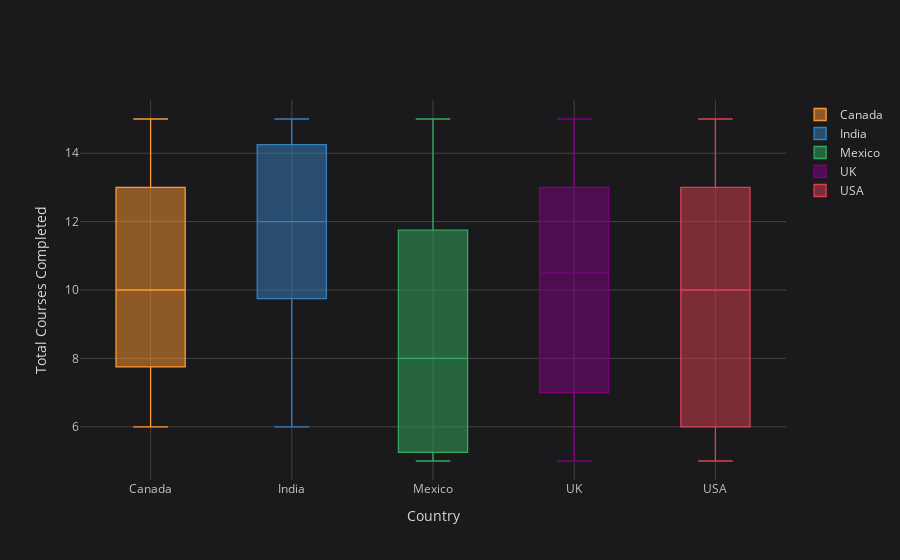

Source (notebook cell):
### Markdown cell above
##### Boxplot multiple

### Code cell
df_csv_pivot.iplot(kind='box',
                   xTitle='Country',
                   yTitle='Total Courses Completed',)

### Figure 1 — Plotly figure (JSON) as saved in the notebook; plotly's stock layout.template omitted (floating-point values rounded to 4 significant figures)
{"data": [{"boxpoints": false, "line": {"width": 1.3}, "marker": {"color": "rgba(255, 153, 51, 1.0)"}, "name": "Canada", "orientation": "v", "type": "box", "y": [null, null, null, null, null, null, null, null, null, null, null, null, null, null, null, null, 8, 6, 13, 13, 6, 10, 6, 9, 9, 8, 13, 7, 12, 11, 10, 14, 15]}, {"boxpoints": false, "line": {"width": 1.3}, "marker": {"color": "rgba(55, 128, 191, 1.0)"}, "name": "India", "orientation": "v", "type": "box", "y": [null, null, null, null, null, null, null, null, null, null, null, null, 12, 10, 15, 15, 9, 14, 6, 13, 11, 15, 13, 15, 8, 10, 15, 10, 12, 9, 12, 14, 6]}, {"boxpoints": false, "line": {"width": 1.3}, "marker": {"color": "rgba(50, 171, 96, 1.0)"}, "name": "Mexico", "orientation": "v", "type": "box", "y": [null, null, null, null, null, null, null, null, null, null, null, null, null, null, null, null, null, null, 5, 12, 15, 5, 6, 12, 11, 5, 5, 8, 6, 9, 15, 10, 6]}, {"boxpoints": false, "line": {"width": 1.3}, "marker": {"color": "rgba(128, 0, 128, 1.0)"}, "name": "UK", "orientation": "v", "type": "box", "y": [null, null, null, null, null, null, null, null, null, null, null, null, null, null, null, null, null, null, null, 9, 5, 7, 15, 14, 5, 13, 10, 13, 7, 11, 9, 12, 13]}, {"boxpoints": false, "line": {"width": 1.3}, "marker": {"color": "rgba(219, 64, 82, 1.0)"}, "name": "USA", "orientation": "v", "type": "box", "y": [6, 14, 10, 6, 14, 10, 10, 8, 7, 10, 6, 15, 13, 11, 9, 6, 11, 15, 5, 13, 5, 5, 14, 12, 12, 5, 6, 13, 13, 7, 7, 6, 8]}], "layout": {"legend": {"bgcolor": "#1A1A1C", "font": {"color": "#D9D9D9"}}, "paper_bgcolor": "#1A1A1C", "plot_bgcolor": "#1A1A1C", "title": {"font": {"color": "#D9D9D9"}}, "xaxis": {"gridcolor": "#434343", "showgrid": true, "tickfont": {"color": "#C2C2C2"}, "title": {"font": {"color": "#D9D9D9"}, "text": "Country"}, "zerolinecolor": "#666570"}, "yaxis": {"gridcolor": "#434343", "showgrid": true, "tickfont": {"color": "#C2C2C2"}, "title": {"font": {"color": "#D9D9D9"}, "text": "Total Courses Completed"}, "zerolinecolor": "#666570"}}}
